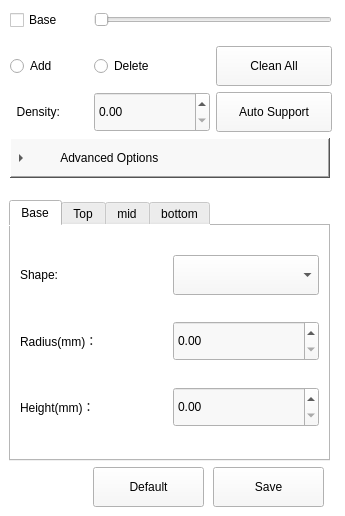
<?xml version="1.0" encoding="UTF-8"?>
<ui version="4.0">
 <class>SupportParameter</class>
 <widget class="QWidget" name="SupportParameter">
  <property name="geometry">
   <rect>
    <x>0</x>
    <y>0</y>
    <width>345</width>
    <height>516</height>
   </rect>
  </property>
  <property name="minimumSize">
   <size>
    <width>337</width>
    <height>516</height>
   </size>
  </property>
  <property name="windowTitle">
   <string>Form</string>
  </property>
  <property name="styleSheet">
   <string notr="true">background-color: rgb(255, 255, 255);</string>
  </property>
  <widget class="QTabWidget" name="tabWidget">
   <property name="geometry">
    <rect>
     <x>9</x>
     <y>200</y>
     <width>321</width>
     <height>261</height>
    </rect>
   </property>
   <property name="minimumSize">
    <size>
     <width>0</width>
     <height>0</height>
    </size>
   </property>
   <property name="styleSheet">
    <string notr="true">background-color: rgb(255, 255, 255);</string>
   </property>
   <property name="currentIndex">
    <number>0</number>
   </property>
   <widget class="QWidget" name="tab">
    <property name="toolTip">
     <string>底盘设置</string>
    </property>
    <attribute name="title">
     <string>Base</string>
    </attribute>
    <layout class="QGridLayout" name="gridLayout">
     <item row="0" column="0">
      <widget class="QLabel" name="label_16">
       <property name="minimumSize">
        <size>
         <width>70</width>
         <height>40</height>
        </size>
       </property>
       <property name="maximumSize">
        <size>
         <width>800</width>
         <height>16777215</height>
        </size>
       </property>
       <property name="toolTip">
        <string>形状</string>
       </property>
       <property name="text">
        <string>Shape:</string>
       </property>
      </widget>
     </item>
     <item row="0" column="1">
      <widget class="QComboBox" name="Support_Base_AttachType_comboBox">
       <property name="minimumSize">
        <size>
         <width>0</width>
         <height>40</height>
        </size>
       </property>
       <property name="maximumSize">
        <size>
         <width>1400</width>
         <height>16777215</height>
        </size>
       </property>
       <property name="toolTip">
        <string/>
       </property>
       <property name="styleSheet">
        <string notr="true">background-color: rgb(248, 248,248);</string>
       </property>
      </widget>
     </item>
     <item row="1" column="0">
      <widget class="QLabel" name="label_14">
       <property name="minimumSize">
        <size>
         <width>70</width>
         <height>40</height>
        </size>
       </property>
       <property name="maximumSize">
        <size>
         <width>800</width>
         <height>16777215</height>
        </size>
       </property>
       <property name="toolTip">
        <string>半径</string>
       </property>
       <property name="text">
        <string>Radius(mm)：</string>
       </property>
      </widget>
     </item>
     <item row="1" column="1">
      <widget class="QDoubleSpinBox" name="Support_Base_Radius_doubleSpinBox">
       <property name="minimumSize">
        <size>
         <width>0</width>
         <height>40</height>
        </size>
       </property>
       <property name="styleSheet">
        <string notr="true">background-color: rgb(248, 248,248);</string>
       </property>
       <property name="maximum">
        <double>30.000000000000000</double>
       </property>
       <property name="singleStep">
        <double>0.180000000000000</double>
       </property>
      </widget>
     </item>
     <item row="2" column="0">
      <widget class="QLabel" name="label_15">
       <property name="minimumSize">
        <size>
         <width>70</width>
         <height>40</height>
        </size>
       </property>
       <property name="maximumSize">
        <size>
         <width>800</width>
         <height>16777215</height>
        </size>
       </property>
       <property name="toolTip">
        <string>高度</string>
       </property>
       <property name="text">
        <string>Height(mm)：</string>
       </property>
      </widget>
     </item>
     <item row="2" column="1">
      <widget class="QDoubleSpinBox" name="Support_Base_Length_doubleSpinBox">
       <property name="minimumSize">
        <size>
         <width>0</width>
         <height>40</height>
        </size>
       </property>
       <property name="styleSheet">
        <string notr="true">background-color: rgb(248, 248,248);</string>
       </property>
       <property name="maximum">
        <double>5.000000000000000</double>
       </property>
      </widget>
     </item>
    </layout>
   </widget>
   <widget class="QWidget" name="top_support">
    <property name="toolTip">
     <string>支撑设置</string>
    </property>
    <attribute name="title">
     <string>Top</string>
    </attribute>
    <layout class="QGridLayout" name="gridLayout_2">
     <item row="0" column="0">
      <widget class="QLabel" name="label">
       <property name="minimumSize">
        <size>
         <width>90</width>
         <height>40</height>
        </size>
       </property>
       <property name="toolTip">
        <string>形状</string>
       </property>
       <property name="text">
        <string>Shape：</string>
       </property>
      </widget>
     </item>
     <item row="0" column="1">
      <widget class="QComboBox" name="Support_Top_AttachType_comboBox">
       <property name="minimumSize">
        <size>
         <width>120</width>
         <height>40</height>
        </size>
       </property>
       <property name="toolTip">
        <string>形状</string>
       </property>
       <property name="styleSheet">
        <string notr="true">background-color: rgb(248, 248,248);</string>
       </property>
      </widget>
     </item>
     <item row="1" column="0">
      <widget class="QLabel" name="label_2">
       <property name="minimumSize">
        <size>
         <width>90</width>
         <height>40</height>
        </size>
       </property>
       <property name="toolTip">
        <string>高度</string>
       </property>
       <property name="text">
        <string>Height(mm)：</string>
       </property>
      </widget>
     </item>
     <item row="1" column="1">
      <widget class="QDoubleSpinBox" name="Support_Top_Length_doubleSpinBox">
       <property name="minimumSize">
        <size>
         <width>120</width>
         <height>40</height>
        </size>
       </property>
       <property name="styleSheet">
        <string notr="true">background-color: rgb(248, 248,248);</string>
       </property>
       <property name="maximum">
        <double>10.000000000000000</double>
       </property>
      </widget>
     </item>
     <item row="2" column="0">
      <widget class="QLabel" name="label_3">
       <property name="minimumSize">
        <size>
         <width>90</width>
         <height>40</height>
        </size>
       </property>
       <property name="toolTip">
        <string>半径</string>
       </property>
       <property name="text">
        <string>Radius(mm):</string>
       </property>
      </widget>
     </item>
     <item row="2" column="1">
      <widget class="QDoubleSpinBox" name="Support_Top_Radius_doubleSpinBox">
       <property name="minimumSize">
        <size>
         <width>120</width>
         <height>40</height>
        </size>
       </property>
       <property name="styleSheet">
        <string notr="true">background-color: rgb(248, 248,248);</string>
       </property>
       <property name="maximum">
        <double>10.000000000000000</double>
       </property>
      </widget>
     </item>
     <item row="3" column="0">
      <widget class="QLabel" name="label_4">
       <property name="minimumSize">
        <size>
         <width>90</width>
         <height>40</height>
        </size>
       </property>
       <property name="toolTip">
        <string>渗透率</string>
       </property>
       <property name="text">
        <string>Penetration:</string>
       </property>
      </widget>
     </item>
     <item row="3" column="1">
      <widget class="QSlider" name="Support_Top_Penetration_horizontalSlider">
       <property name="minimumSize">
        <size>
         <width>115</width>
         <height>40</height>
        </size>
       </property>
       <property name="maximumSize">
        <size>
         <width>1200</width>
         <height>16777215</height>
        </size>
       </property>
       <property name="maximum">
        <number>100</number>
       </property>
       <property name="singleStep">
        <number>0</number>
       </property>
       <property name="orientation">
        <enum>Qt::Horizontal</enum>
       </property>
      </widget>
     </item>
     <item row="3" column="2">
      <widget class="QLabel" name="Support_Top_Penetration_label">
       <property name="minimumSize">
        <size>
         <width>30</width>
         <height>40</height>
        </size>
       </property>
       <property name="text">
        <string>0</string>
       </property>
      </widget>
     </item>
     <item row="4" column="0">
      <widget class="QLabel" name="label_5">
       <property name="minimumSize">
        <size>
         <width>90</width>
         <height>40</height>
        </size>
       </property>
       <property name="toolTip">
        <string>角度</string>
       </property>
       <property name="text">
        <string>Angle：</string>
       </property>
      </widget>
     </item>
     <item row="4" column="1">
      <widget class="QSlider" name="Support_Top_AngleFactor_horizontalSlider">
       <property name="minimumSize">
        <size>
         <width>115</width>
         <height>40</height>
        </size>
       </property>
       <property name="maximumSize">
        <size>
         <width>1200</width>
         <height>16777215</height>
        </size>
       </property>
       <property name="orientation">
        <enum>Qt::Horizontal</enum>
       </property>
      </widget>
     </item>
     <item row="4" column="2">
      <widget class="QLabel" name="Support_Top_AngleFactor_label">
       <property name="minimumSize">
        <size>
         <width>30</width>
         <height>40</height>
        </size>
       </property>
       <property name="text">
        <string>0</string>
       </property>
      </widget>
     </item>
    </layout>
   </widget>
   <widget class="QWidget" name="mid_support">
    <property name="toolTip">
     <string>支撑设置</string>
    </property>
    <attribute name="title">
     <string>mid</string>
    </attribute>
    <layout class="QGridLayout" name="gridLayout_3">
     <item row="0" column="0">
      <widget class="QLabel" name="label_6">
       <property name="minimumSize">
        <size>
         <width>90</width>
         <height>40</height>
        </size>
       </property>
       <property name="maximumSize">
        <size>
         <width>1000</width>
         <height>16777215</height>
        </size>
       </property>
       <property name="toolTip">
        <string>形状</string>
       </property>
       <property name="text">
        <string>Shape：</string>
       </property>
      </widget>
     </item>
     <item row="0" column="1">
      <widget class="QComboBox" name="Support_Mid_AttachType_comboBox">
       <property name="minimumSize">
        <size>
         <width>0</width>
         <height>40</height>
        </size>
       </property>
       <property name="maximumSize">
        <size>
         <width>1200</width>
         <height>16777215</height>
        </size>
       </property>
       <property name="toolTip">
        <string>形状</string>
       </property>
       <property name="styleSheet">
        <string notr="true">background-color: rgb(248, 248,248);</string>
       </property>
      </widget>
     </item>
     <item row="1" column="0">
      <widget class="QLabel" name="label_7">
       <property name="minimumSize">
        <size>
         <width>90</width>
         <height>40</height>
        </size>
       </property>
       <property name="maximumSize">
        <size>
         <width>1000</width>
         <height>16777215</height>
        </size>
       </property>
       <property name="toolTip">
        <string>半径</string>
       </property>
       <property name="text">
        <string>Radius(mm)：</string>
       </property>
      </widget>
     </item>
     <item row="1" column="1">
      <widget class="QDoubleSpinBox" name="Support_Mid_Radius_doubleSpinBox">
       <property name="minimumSize">
        <size>
         <width>0</width>
         <height>40</height>
        </size>
       </property>
       <property name="maximumSize">
        <size>
         <width>1200</width>
         <height>16777215</height>
        </size>
       </property>
       <property name="styleSheet">
        <string notr="true">background-color: rgb(248, 248,248);</string>
       </property>
       <property name="maximum">
        <double>5.000000000000000</double>
       </property>
      </widget>
     </item>
    </layout>
   </widget>
   <widget class="QWidget" name="bottom_support">
    <property name="toolTip">
     <string>支撑设置</string>
    </property>
    <attribute name="title">
     <string>bottom</string>
    </attribute>
    <layout class="QGridLayout" name="gridLayout_4">
     <item row="0" column="0">
      <widget class="QLabel" name="label_10">
       <property name="minimumSize">
        <size>
         <width>90</width>
         <height>40</height>
        </size>
       </property>
       <property name="toolTip">
        <string>形状</string>
       </property>
       <property name="text">
        <string>Shape：</string>
       </property>
      </widget>
     </item>
     <item row="0" column="1">
      <widget class="QComboBox" name="Support_Bottom_AttachType_comboBox">
       <property name="minimumSize">
        <size>
         <width>120</width>
         <height>40</height>
        </size>
       </property>
       <property name="maximumSize">
        <size>
         <width>1200</width>
         <height>16777215</height>
        </size>
       </property>
       <property name="styleSheet">
        <string notr="true">background-color: rgb(248, 248,248);</string>
       </property>
      </widget>
     </item>
     <item row="1" column="0">
      <widget class="QLabel" name="label_9">
       <property name="minimumSize">
        <size>
         <width>90</width>
         <height>40</height>
        </size>
       </property>
       <property name="toolTip">
        <string>高度</string>
       </property>
       <property name="text">
        <string>Height(mm)：</string>
       </property>
      </widget>
     </item>
     <item row="1" column="1">
      <widget class="QDoubleSpinBox" name="Support_Bottom_Length_doubleSpinBox">
       <property name="minimumSize">
        <size>
         <width>120</width>
         <height>40</height>
        </size>
       </property>
       <property name="maximumSize">
        <size>
         <width>1200</width>
         <height>16777215</height>
        </size>
       </property>
       <property name="styleSheet">
        <string notr="true">background-color: rgb(248, 248,248);</string>
       </property>
       <property name="maximum">
        <double>5.000000000000000</double>
       </property>
      </widget>
     </item>
     <item row="2" column="0">
      <widget class="QLabel" name="label_11">
       <property name="minimumSize">
        <size>
         <width>90</width>
         <height>40</height>
        </size>
       </property>
       <property name="toolTip">
        <string>半径</string>
       </property>
       <property name="text">
        <string>Radius(mm):</string>
       </property>
      </widget>
     </item>
     <item row="2" column="1">
      <widget class="QDoubleSpinBox" name="Support_Bottom_Radius_doubleSpinBox">
       <property name="minimumSize">
        <size>
         <width>120</width>
         <height>40</height>
        </size>
       </property>
       <property name="maximumSize">
        <size>
         <width>1200</width>
         <height>16777215</height>
        </size>
       </property>
       <property name="styleSheet">
        <string notr="true">background-color: rgb(248, 248,248);</string>
       </property>
       <property name="maximum">
        <double>10.000000000000000</double>
       </property>
      </widget>
     </item>
     <item row="3" column="0">
      <widget class="QLabel" name="label_12">
       <property name="minimumSize">
        <size>
         <width>90</width>
         <height>40</height>
        </size>
       </property>
       <property name="toolTip">
        <string>渗透率</string>
       </property>
       <property name="text">
        <string>Penetration:</string>
       </property>
      </widget>
     </item>
     <item row="3" column="1">
      <widget class="QSlider" name="Support_Bottom_Penetration_horizontalSlider">
       <property name="minimumSize">
        <size>
         <width>115</width>
         <height>40</height>
        </size>
       </property>
       <property name="maximumSize">
        <size>
         <width>1200</width>
         <height>16777215</height>
        </size>
       </property>
       <property name="orientation">
        <enum>Qt::Horizontal</enum>
       </property>
      </widget>
     </item>
     <item row="3" column="2">
      <widget class="QLabel" name="Support_Bottom_Penetration_label">
       <property name="minimumSize">
        <size>
         <width>30</width>
         <height>40</height>
        </size>
       </property>
       <property name="text">
        <string>0</string>
       </property>
      </widget>
     </item>
     <item row="4" column="0">
      <widget class="QLabel" name="label_13">
       <property name="minimumSize">
        <size>
         <width>90</width>
         <height>40</height>
        </size>
       </property>
       <property name="toolTip">
        <string>角度</string>
       </property>
       <property name="text">
        <string>Angle：</string>
       </property>
      </widget>
     </item>
     <item row="4" column="1">
      <widget class="QSlider" name="Support_Bottom_AngleFactor_horizontalSlider">
       <property name="minimumSize">
        <size>
         <width>115</width>
         <height>40</height>
        </size>
       </property>
       <property name="maximumSize">
        <size>
         <width>1200</width>
         <height>16777215</height>
        </size>
       </property>
       <property name="orientation">
        <enum>Qt::Horizontal</enum>
       </property>
      </widget>
     </item>
     <item row="4" column="2">
      <widget class="QLabel" name="Support_Bottom_AngleFactor_label">
       <property name="minimumSize">
        <size>
         <width>30</width>
         <height>40</height>
        </size>
       </property>
       <property name="text">
        <string>0</string>
       </property>
      </widget>
     </item>
    </layout>
   </widget>
  </widget>
  <widget class="QPushButton" name="pushButtonRestoreDefaults">
   <property name="geometry">
    <rect>
     <x>93</x>
     <y>467</y>
     <width>111</width>
     <height>40</height>
    </rect>
   </property>
   <property name="minimumSize">
    <size>
     <width>0</width>
     <height>40</height>
    </size>
   </property>
   <property name="maximumSize">
    <size>
     <width>800</width>
     <height>16777215</height>
    </size>
   </property>
   <property name="toolTip">
    <string>设置默认参数</string>
   </property>
   <property name="styleSheet">
    <string notr="true">background-color: rgb(248, 248,248);</string>
   </property>
   <property name="text">
    <string>Default</string>
   </property>
  </widget>
  <widget class="QPushButton" name="pushButtonSave">
   <property name="geometry">
    <rect>
     <x>213</x>
     <y>467</y>
     <width>111</width>
     <height>40</height>
    </rect>
   </property>
   <property name="minimumSize">
    <size>
     <width>0</width>
     <height>40</height>
    </size>
   </property>
   <property name="toolTip">
    <string>保存设置</string>
   </property>
   <property name="styleSheet">
    <string notr="true">background-color: rgb(248, 248,248);</string>
   </property>
   <property name="text">
    <string>Save</string>
   </property>
  </widget>
  <widget class="QWidget" name="layoutWidget">
   <property name="geometry">
    <rect>
     <x>10</x>
     <y>0</y>
     <width>322</width>
     <height>180</height>
    </rect>
   </property>
   <layout class="QGridLayout" name="gridLayout_5">
    <item row="0" column="0">
     <widget class="QCheckBox" name="checkBoxBase">
      <property name="minimumSize">
       <size>
        <width>0</width>
        <height>40</height>
       </size>
      </property>
      <property name="toolTip">
       <string>底盘</string>
      </property>
      <property name="text">
       <string>Base</string>
      </property>
     </widget>
    </item>
    <item row="0" column="1" colspan="2">
     <widget class="QSlider" name="Support_Base_Coverage_horizontalSlider">
      <property name="enabled">
       <bool>false</bool>
      </property>
      <property name="minimumSize">
       <size>
        <width>193</width>
        <height>40</height>
       </size>
      </property>
      <property name="toolTip">
       <string>底盘半径</string>
      </property>
      <property name="maximum">
       <number>199</number>
      </property>
      <property name="orientation">
       <enum>Qt::Horizontal</enum>
      </property>
     </widget>
    </item>
    <item row="1" column="0">
     <widget class="QRadioButton" name="radioButtonAdd">
      <property name="minimumSize">
       <size>
        <width>0</width>
        <height>40</height>
       </size>
      </property>
      <property name="maximumSize">
       <size>
        <width>78</width>
        <height>16777215</height>
       </size>
      </property>
      <property name="toolTip">
       <string>添加</string>
      </property>
      <property name="styleSheet">
       <string notr="true">background-color: rgb(255, 255, 255);</string>
      </property>
      <property name="text">
       <string>Add</string>
      </property>
     </widget>
    </item>
    <item row="1" column="1">
     <widget class="QRadioButton" name="radioButtonDelete">
      <property name="minimumSize">
       <size>
        <width>80</width>
        <height>40</height>
       </size>
      </property>
      <property name="toolTip">
       <string>删除</string>
      </property>
      <property name="styleSheet">
       <string notr="true">background-color: rgb(255, 255, 255);</string>
      </property>
      <property name="text">
       <string>Delete</string>
      </property>
     </widget>
    </item>
    <item row="1" column="2">
     <widget class="QPushButton" name="pushButtonCleanAll">
      <property name="minimumSize">
       <size>
        <width>0</width>
        <height>40</height>
       </size>
      </property>
      <property name="maximumSize">
       <size>
        <width>5000</width>
        <height>16777215</height>
       </size>
      </property>
      <property name="toolTip">
       <string>清空所有支撑</string>
      </property>
      <property name="styleSheet">
       <string notr="true">background-color: rgb(248, 248,248);</string>
      </property>
      <property name="text">
       <string>Clean All</string>
      </property>
     </widget>
    </item>
    <item row="2" column="0">
     <widget class="QLabel" name="label_8">
      <property name="minimumSize">
       <size>
        <width>0</width>
        <height>40</height>
       </size>
      </property>
      <property name="toolTip">
       <string>自动支撑密度</string>
      </property>
      <property name="text">
       <string>  Density:</string>
      </property>
     </widget>
    </item>
    <item row="2" column="1">
     <widget class="QDoubleSpinBox" name="doubleSpinBoxDensity">
      <property name="minimumSize">
       <size>
        <width>0</width>
        <height>40</height>
       </size>
      </property>
      <property name="styleSheet">
       <string notr="true">background-color: rgb(248, 248,248);</string>
      </property>
      <property name="singleStep">
       <double>0.200000000000000</double>
      </property>
     </widget>
    </item>
    <item row="2" column="2">
     <widget class="QPushButton" name="pushButtonAutoSupport">
      <property name="enabled">
       <bool>true</bool>
      </property>
      <property name="minimumSize">
       <size>
        <width>0</width>
        <height>40</height>
       </size>
      </property>
      <property name="maximumSize">
       <size>
        <width>5000</width>
        <height>16777215</height>
       </size>
      </property>
      <property name="toolTip">
       <string>自动添加支撑</string>
      </property>
      <property name="styleSheet">
       <string notr="true">background-color: rgb(248, 248,248);</string>
      </property>
      <property name="text">
       <string>Auto Support</string>
      </property>
     </widget>
    </item>
    <item row="3" column="0" colspan="3">
     <widget class="QToolButton" name="toolButtonAdvanced">
      <property name="minimumSize">
       <size>
        <width>320</width>
        <height>40</height>
       </size>
      </property>
      <property name="styleSheet">
       <string notr="true">background-color: rgb(248, 248,248);</string>
      </property>
      <property name="text">
       <string>         Advanced Options</string>
      </property>
      <property name="popupMode">
       <enum>QToolButton::InstantPopup</enum>
      </property>
      <property name="toolButtonStyle">
       <enum>Qt::ToolButtonTextBesideIcon</enum>
      </property>
      <property name="arrowType">
       <enum>Qt::RightArrow</enum>
      </property>
     </widget>
    </item>
   </layout>
  </widget>
  <zorder>layoutWidget</zorder>
  <zorder>tabWidget</zorder>
  <zorder>pushButtonRestoreDefaults</zorder>
  <zorder>pushButtonSave</zorder>
 </widget>
 <resources/>
 <connections>
  <connection>
   <sender>checkBoxBase</sender>
   <signal>toggled(bool)</signal>
   <receiver>Support_Base_Coverage_horizontalSlider</receiver>
   <slot>setEnabled(bool)</slot>
   <hints>
    <hint type="sourcelabel">
     <x>35</x>
     <y>7</y>
    </hint>
    <hint type="destinationlabel">
     <x>155</x>
     <y>9</y>
    </hint>
   </hints>
  </connection>
 </connections>
</ui>
